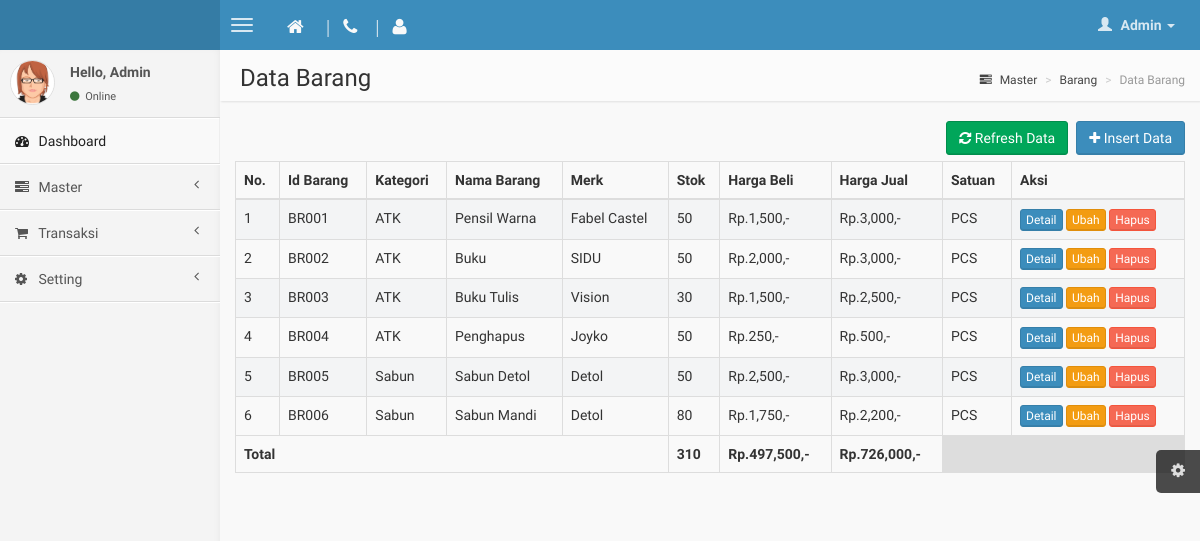
Before: /barang.php (signed in) with the older database file.
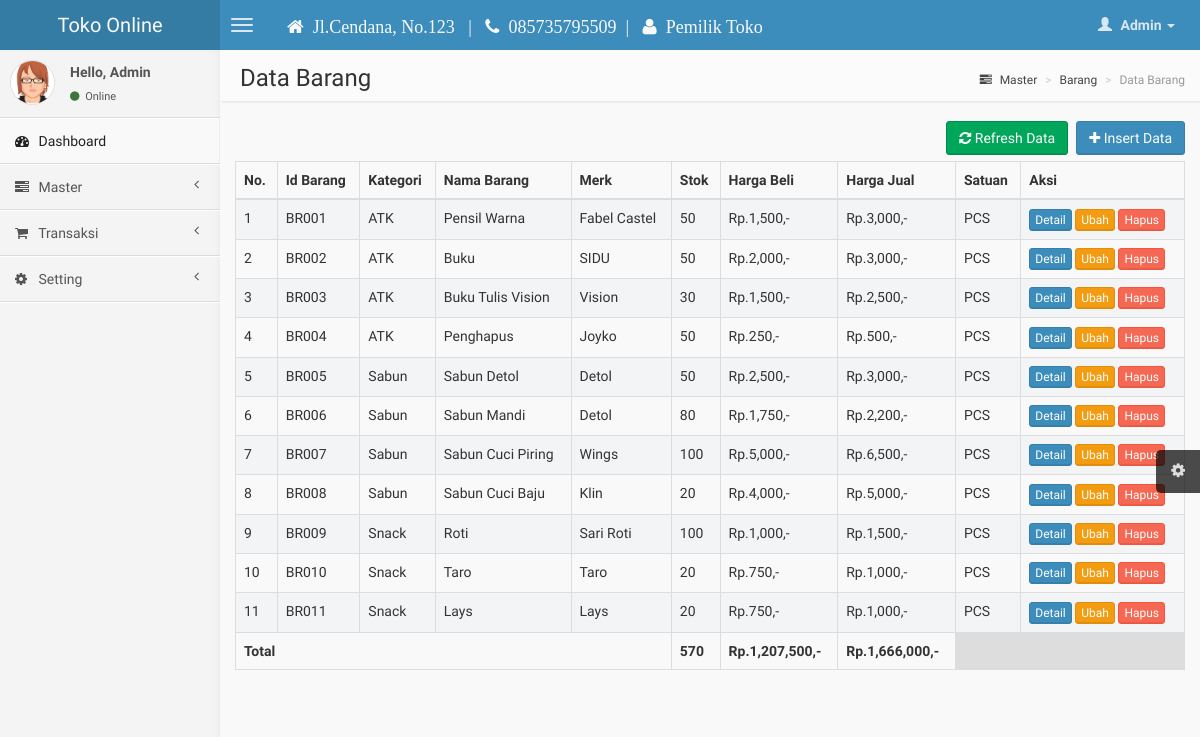
After: the same page with the newer database file.
### tables this page shows
CREATE TABLE `barang` (
  `id` int(11) NOT NULL,
  `id_barang` varchar(255) NOT NULL,
  `id_kategori` varchar(255) NOT NULL,
  `nama_barang` varchar(255) NOT NULL,
  `merk` varchar(255) NOT NULL,
  `harga_beli` varchar(255) NOT NULL,
  `harga_jual` varchar(255) NOT NULL,
  `satuan_barang` varchar(255) NOT NULL,
  `stok` varchar(255) NOT NULL,
  `tgl_input` varchar(255) NOT NULL,
  `tgl_update` varchar(255) NOT NULL
);

CREATE TABLE `kategori` (
  `id_kategori` int(11) NOT NULL,
  `nama_kategori` varchar(255) NOT NULL,
  `tgl_input` varchar(255) NOT NULL
);

CREATE TABLE `identitas_toko` (
  `id_toko` int(11) NOT NULL,
  `nama_toko` varchar(255) NOT NULL,
  `alamat_toko` text NOT NULL,
  `telp` varchar(20) NOT NULL,
  `nama_pemilik` varchar(255) NOT NULL
);

### functions.php (called while the page is built, shortened)
<?php
$conn = mysqli_connect("localhost", "root", "", "toko");
function query($query)
{
    global $conn;
    $result = mysqli_query($conn, $query);
    while ($row = mysqli_fetch_assoc($result)) {
        $rows[] = $row;
    }
    if ($rows) {
        return $rows;
    } else {
        return "";
    }
}

### barang.php (the view, shortened to what this page needs)
<?php
require 'template/header.php';
?>
<aside class="right-side">
    <section class="content-header">
        <h1>
            Data Barang
        </h1>
        <ol class="breadcrumb">
            <li><a href="#"><i class="fa fa-tasks"></i> Master</a></li>
            <li><a href="#">Barang</a></li>
            <li class="active">Data Barang</li>
        </ol>
    </section>
    <section class="content">
        <div class="row">
            <div class="col-xs-12">
                <div class="header">
                    <button type="button" class="btn btn-primary btn-md pull-right" data-toggle="modal" data-target="#compose-modal">
                        <i class="fa fa-plus"></i> Insert Data</button>
                    <a href="barang.php" style="margin-right :0.5pc;" class="btn btn-success btn-md pull-right">
                        <i class="fa fa-refresh"></i> Refresh Data</a>
                    <br><br>
                </div>
                <div class="box-body table-responsive">
                    <table class="table table-bordered table-striped " id="example1">
                        <thead>
                            <tr>
                                <th>No.</th>
                                <th>Id Barang</th>
                                <th>Kategori</th>
                                <th>Nama Barang</th>
                                <th>Merk</th>
                                <th>Stok</th>
                                <th>Harga Beli</th>
                                <th>Harga Jual</th>
                                <th>Satuan</th>
                                <th>Aksi</th>
                            </tr>
                        </thead>
                        <tbody>
                            <?php
                            $totalBeli = 0;
                            $totalJual = 0;
                            $totalStok = 0;
                            $i = 1; ?>
                            <?php foreach ($barang as $row) : ?>
                                <tr>
                                    <td><?= $i; ?></td>
                                    <td><?= $row["id_barang"] ?></td>
                                    <td><?= $row["nama_kategori"] ?></td>
                                    <td><?= $row["nama_barang"] ?></td>
                                    <td><?= $row["merk"] ?></td>
                                    <td><?= $row["stok"] ?></td>
                                    <td>Rp.<?= number_format($row["harga_beli"]) ?>,-</td>
                                    <td>Rp.<?= number_format($row["harga_jual"]) ?>,-</td>
                                    <td><?= $row["satuan_barang"] ?></td>
                                    <td>
                                        <a href="detail_barang.php?id_barang=<?= $row["id_barang"] ?>"><button class="btn btn-primary btn-xs">Detail </button></a>
                                        <a href="ubah.php?id_barang=<?= $row["id_barang"] ?>"><button class="btn btn-warning btn-xs">Ubah </button> </a>
                                        <a href="hapus.php?id_barang=<?= $row["id_barang"] ?>" onclick="javascript:return confirm('Hapus Data barang ?');"><button class="btn btn-danger btn-xs">Hapus </button></a>
                                    </td>
                                </tr>
                                <?php $i++;
                                $totalBeli += $row['harga_beli'] * $row['stok'];
                                $totalJual += $row['harga_jual'] * $row['stok'];
                                $totalStok += $row['stok'];
                                ?>
                            <?php endforeach ?>
                        </tbody>
                        <tfoot>
                            <tr>
                                <th colspan="5">Total </td>
                                <th><?php echo $totalStok; ?></td>
                                <th>Rp.<?php echo number_format($totalBeli); ?>,-</td>
                                <th>Rp.<?php echo number_format($totalJual); ?>,-</td>
                                <th colspan="2" style="background:#ddd"></th>
                            </tr>
                        </tfoot>
                    </table>
                </div>
            </div>
        </div>
    </section>
</aside>
</div>
</body>
</html>

### template/header.php (shortened to what this page needs)
<?php
require './functions.php';
$barang = query("select barang.*, kategori.id_kategori, kategori.nama_kategori
from barang inner join kategori on barang.id_kategori = kategori.id_kategori");
$atur = mysqli_query($conn, "SELECT * FROM identitas_toko");
$setting = mysqli_fetch_array($atur);
$user1 = $_SESSION["user"];
$user2 = ucfirst($user1);
?>
<!DOCTYPE html>
<html>
<head>
    <link href="./css/bootstrap.min.css" rel="stylesheet" type="text/css" />
    <link href="./css/font-awesome.min.css" rel="stylesheet" type="text/css" />
    <link href="./css/ionicons.min.css" rel="stylesheet" type="text/css" />
    <link href="./css/morris/morris.css" rel="stylesheet" type="text/css" />
    <link href="./css/jvectormap/jquery-jvectormap-1.2.2.css" rel="stylesheet" type="text/css" />
    <link href="./css/fullcalendar/fullcalendar.css" rel="stylesheet" type="text/css" />
    <link href="./css/daterangepicker/daterangepicker-bs3.css" rel="stylesheet" type="text/css" />
    <link href="./css/bootstrap-wysihtml5/bootstrap3-wysihtml5.min.css" rel="stylesheet" type="text/css" />
    <link href="./css/datatables/dataTables.bootstrap.css" rel="stylesheet" type="text/css" />
    <link href="./css/AdminLTE.css" rel="stylesheet" type="text/css" />
</head>
<body class="skin-blue">
    <header class="header" id="header">
        <a href="index.php" class="logo">
            <?= $setting['nama_toko']; ?>
        </a>
        <nav class="navbar navbar-static-top" role="navigation">
            <a href="#" class="navbar-btn sidebar-toggle" data-toggle="offcanvas" role="button">
                <span class="icon-bar"></span>
                <span class="icon-bar"></span>
                <span class="icon-bar"></span>
            </a>
            <h1 class="navbar-btn sidebar-toggle"> </h1>
            <h4 class="navbar-btn sidebar-toggle" style="color: #f9f9f9; font-family:  'cursive'" ;>
                <i class="fa fa-home"></i> &nbsp;<?= $setting['alamat_toko']; ?> &nbsp;&nbsp;|&nbsp;&nbsp;
                <i class="fa fa-phone"></i>&nbsp; <?= $setting['telp']; ?>&nbsp;&nbsp;|&nbsp;&nbsp;
                <i class="fa fa-user"></i>&nbsp; <?= $setting['nama_pemilik']; ?>
            </h4>
            <div class=" navbar-right">
                <ul class="nav navbar-nav">
                    <li class="dropdown user user-menu">
                        <a href="#" class="dropdown-toggle" data-toggle="dropdown">
                            <i class="glyphicon glyphicon-user"></i>
                            <span><?php echo "$user2" ?> <i class="caret"></i></span>
                        </a>
                    </li>
                </ul>
            </div>
        </nav>
    </header>
    <div class="wrapper row-offcanvas row-offcanvas-left">
        <aside class="left-side sidebar-offcanvas">
            <section class="sidebar" id="sidebar">
                <div class="user-panel">
                    <div class="pull-left image">
                        <img src="img/avatar3.png" class="img-circle" alt="User Image" />
                    </div>
                    <div class="pull-left info">
                        <p>Hello, <?php echo "$user2" ?></p>
                        <a href="#"><i class="fa fa-circle text-success"></i> Online</a>
                    </div>
                </div>
                <ul class="sidebar-menu">
                    <li class="active">
                        <a href="index.php">
                            <i class="fa fa-dashboard"></i> <span>Dashboard</span>
                        </a>
                    </li>
                    <li class="treeview">
                        <a href="#">
                            <i class="fa fa-tasks"></i>
                            <span>Master</span>
                            <i class="fa fa-angle-left pull-right"></i>
                        </a>
                    </li>
                    <li class="treeview">
                        <a href="#">
                            <i class="fa fa-shopping-cart"></i>
                            <span>Transaksi</span>
                            <i class="fa fa-angle-left pull-right"></i>
                        </a>
                    </li>
                    <li class="treeview">
                        <a href="#">
                            <i class="fa fa-cog"></i>
                            <span>Setting</span>
                            <i class="fa fa-angle-left pull-right"></i>
                        </a>
                    </li>
                </ul>
            </section>
        </aside>

Changed rows visible on the page:
added identitas_toko: nama_toko "Toko Online", alamat_toko "Jl.Cendana, No.123", telp "085735795509", nama_pemilik "Pemilik Toko"
changed barang "BR003": nama_barang "Buku Tulis" → "Buku Tulis Vision"
added barang: id_barang "BR007", id_kategori.nama_kategori "Sabun", nama_barang "Sabun Cuci Piring", merk "Wings", stok "100", harga_beli "5,000", harga_jual "6,500", satuan_barang "PCS"
added barang: id_barang "BR008", id_kategori.nama_kategori "Sabun", nama_barang "Sabun Cuci Baju", merk "Klin", stok "20", harga_beli "4,000", harga_jual "5,000", satuan_barang "PCS"
added barang: id_barang "BR009", id_kategori.nama_kategori "Snack", nama_barang "Roti", merk "Sari Roti", stok "100", harga_beli "1,000", harga_jual "1,500", satuan_barang "PCS"
added barang: id_barang "BR010", id_kategori.nama_kategori "Snack", nama_barang "Taro", merk "Taro", stok "20", harga_beli "750", harga_jual "1,000", satuan_barang "PCS"
added barang: id_barang "BR011", id_kategori.nama_kategori "Snack", nama_barang "Lays", merk "Lays", stok "20", harga_beli "750", harga_jual "1,000", satuan_barang "PCS"
Other visible differences:
$totalStok: "310" → "570"
$totalBeli: "497,500" → "1,207,500"
$totalJual: "726,000" → "1,666,000"
